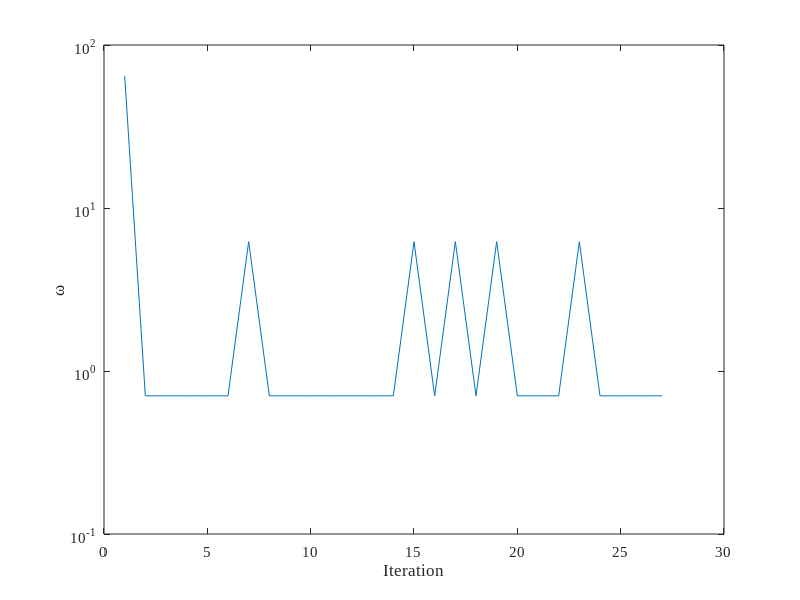

The MATLAB script that drew this image:
%===matlab script to obtain relaxation sequence===
% 1. N is the mesh size.
% 2. Input is W, the vector that contains distinct relaxation factors and 
%    Q, the iteration counts of each relaxation factor in one cycle.
% 3. Output is a vector wt of length M, it is the sequence of relaxation
%    factor in one cycle.
% 4. All the scheme except P=2 schemes has been put in. The user can just 
%    uncomment the corresponding line of W and Q. DO NOT uncomment the 
%    line before W. 
% 5. Q vector is printed to show how the cycle is being used. 

close all
clear all
format long

N=512;                      %mesh size: N by N  ===input===
kmin=sin(pi/2/N)^2;         %kappa_min

k=[kmin:kmin:kmin]';
k=[k;[k(end)+kmin:kmin:2]'];


%for rho>100==========================================
%rho=148 N=512;-------------
%W=[91299,25979,3862.1,549.9,80.217,11.992,1.9595,0.59145];
%Q=[1,3,9,27,81,243,729,1337];
%rho=90 N=1024;-------------
%W=[178919, 8024.1, 349.03, 15.9047, 0.799909];
%Q=[1, 7, 49, 343, 3087];
%rho=90 N=2048;-------------
%W=[1664620, 894851,66205.7, 2623.72,99.9385,0.936974];
%Q=[1,8,64,512,4096,200119];

%=====================for P=3 Schemes=================
%P=3 N=16-------------
W=[64.66,6.215,0.7042];
Q=[1 5 21];
%P=3 N=32-------------
%W=[213.8,11.45,0.7616];
%Q=[1 7 45];
%P=3 N=64-------------
%W=[684.3,20.73,0.8149];
%Q=[1 11 106];
%P=3 N=128-------------
% W=[2114,36.78,0.8611];
% Q=[1 17 252];
%P=3 N=256-------------
%W=[6319,63.99,0.8989];
%Q=[1 27 625];
%P=3 N=512-------------
%W=[18278,109.2,0.9282];
%Q=[1 43 1571];
%P=3 N=1024-----------
%W=[ 51769.1,184.31,0.95025];
%Q=[1 68 3955];

%=====================for P=4 Schemes=================
%P=4 N=16-------------
%W=[80.154, 17.217, 2.6201, 0.62230];
%Q=[1 2 8 20];
%P=4 N=32-------------
%W=[289.46 ,40.791, 4.0877, 0.66277];
%Q=[1 3 14 46];
%P=4 N=64-------------
%W=[1029.4, 95.007, 6.3913, 0.70513];
%Q=[1 5 26 114];
%P=4 N=128-------------
%W=[3596.4, 217.80, 9.9666, 0.74755];
%Q=[1  7  50  285];
%P=4 N=256-------------
%W=[12329, 492.05, 15.444, 0.78831];
%Q=[1,9,86,664];
%P=4 N=512-------------
%W=[41459, 1096.3, 23.730, 0.82597];
%Q=[1,12,155,1650];

%=====================for P=5 Schemes=================
%P=5 N=16-------------
%W=[88.190,30.122,6.8843,1.6008,0.58003];
%Q=[1,2,5,12,23];
%P=5 N=32-------------
%W=[330.57,82.172,13.441,2.2402,0.60810];
%Q=[1, 2, 7, 20, 46];
%P=5 N=64-------------
%W=[1228.8,220.14,26.168,3.1668,0.63890];
%Q=[1, 3, 10, 38, 106];
%P=5 N=128-------------
%W=[4522.0,580.86,50.729,4.5018,0.67161];
%Q=[1,3,16,73,250];
%P=5 N=256-------------
%W=[16459,1513.4,97.832,6.4111,0.70531];
%Q=[1,4,26,142,605];
%P=5 N=512-------------
%W=[59226,3900.56,187.53,9.1194,0.73905];
%Q=[1,6,40,277,1500];


M=sum(Q);
wt=zeros(1,sum(Q));
G=ones(size(k));

wt(1)=W(1);
Q(1)=Q(1)-1;
G=G.*abs(1-k*wt(1));
counter=2;
totPerc=100;
while(sum(Q~=0))
    if(sum(Q==0)~=0)
        index=find(Q==0);
        if(index==1)
            W=W(2:end);
            Q=Q(2:end);
        elseif(index==length(Q))
            W=W(1:end-1);
            Q=Q(1:end-1);
        else
            W(index:end-1)=W(index+1:end);
            W=W(1:end-1);
            Q(index:end-1)=Q(index+1:end);
            Q=Q(1:end-1);
        end
    end
    Q
    ww=1/k(find(G==max(G)));
    dis=abs(W-ww);
    index=find(dis==min(dis));
    wt(counter)=W(index);
    G=G.*abs(1-k*wt(counter));
    Q(index)=Q(index)-1;
    counter=counter+1;
    perc=sum(Q)/length(wt);
end
save wt.mat wt M

h=figure();
set(h,'units','points');
set(h,'Color',[1 1 1],'InvertHardcopy','off','position',[50 100 347*0.8 247*0.8]);
set(h,'DefaultAxesFontName', 'Times New Roman')
set(h,'DefaultTextFontname', 'Times New Roman')
set(h,'DefaultAxesFontSize', 11)
set(h,'DefaultTextFontSize', 11)
plot(wt);
xlabel('Iteration');
ylabel('\omega');
set(gca,'yscale','log')
set(gca,'ytick',[0.1 1 10 100 1000 10000 100000])